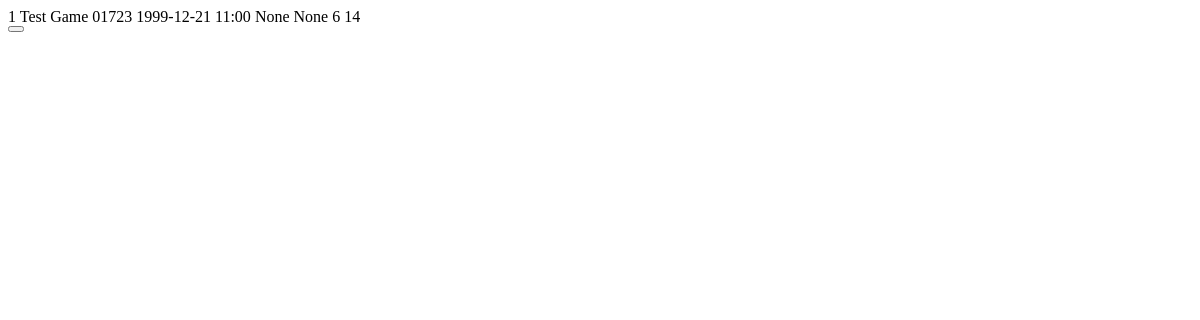
Page /filter_games (signed in) on the earlier database version.
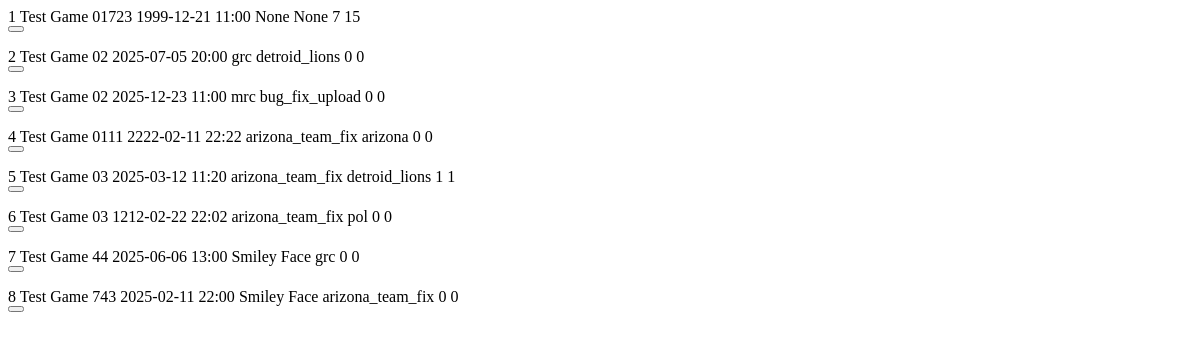
Same page on the later database version.
### app/models/game.py (models this page shows, shortened)
class GameModel(db.Model):
    __tablename__ = 'game'
    id: int = db.Column(db.Integer, primary_key=True)
    name: str = db.Column(db.String(100), nullable=False)
    date: datetime = db.Column(db.DateTime, nullable=False, index=True)
    time: str = db.Column(db.String(20), nullable=False)
    home_team_id: Optional[int] = db.Column(db.Integer, db.ForeignKey('teams.id'), nullable=True, index=True)
    away_team_id: Optional[int] = db.Column(db.Integer, db.ForeignKey('teams.id'), nullable=True, index=True)
    home_team = db.relationship('TeamModel', foreign_keys=[home_team_id], lazy=True)
    away_team = db.relationship('TeamModel', foreign_keys=[away_team_id], lazy=True)
    drives = db.relationship('DriveModel', backref='game', lazy=True, cascade='all, delete-orphan')
    @property
    def total_drives(self) -> int:
        return len(self.drives)
    @property
    def total_plays(self) -> int:
        return sum(len(drive.plays) for drive in self.drives)
    @property
    def home_team_name(self) -> Optional[str]:
        return self.home_team.name if self.home_team else None
    @property
    def away_team_name(self) -> Optional[str]:
        return self.away_team.name if self.away_team else None

### app/models/team.py (models this page shows)
class TeamModel(db.Model):
    __tablename__ = 'teams'
    id = db.Column(db.Integer, primary_key=True)
    name = db.Column(db.String(100), nullable=False, unique=True)  # prevent duplicate team names
    icon = db.Column(db.String(300), nullable=False)  # longer path for future-proofing
    primary_color = db.Column(db.String(20), nullable=False)
    secondary_color = db.Column(db.String(20), nullable=False)

### app/controllers/game.py (the view)
    @login_required
    def filter_games(self):
        selected_team = request.args.get('Team')
        print(selected_team)
        games = GameModel.query
        if selected_team:
            games = games.join(GameModel.away_team).filter(TeamModel.name == selected_team)
        return render_template("game/partials/_game_rows.html", games=games.all())

### app/controllers/user.py (called while the page is built)
    @staticmethod
    def load_user(user_id):
        return UserModel.query.get(int(user_id))

### run.py (called while the page is built)
    def _inject_context(self) -> None:
        @self.app.context_processor
        def inject_teams() -> dict:
            try:
                teams = TeamModel.query.all()
                return dict(teams=teams)
            except Exception as e:
                print(f"[!] Error injecting teams: {str(e)} ({type(e).__name__})")
                return dict(teams=[])

### app/templates/game/partials/_game_rows.html (shortened to what this page needs)
						{% for game in games %}
							<tr>
								<td>{{ game.id }}</td>
								<td>{{ game.name }}</td>
								<td>{{ game.date.strftime('%Y-%m-%d') }} {{ game.time }}</td>
								<td>{{ game.home_team_name }}</td>
								<td>{{ game.away_team_name }}</td>
								<td>{{ game.total_drives }}</td>
								<td>{{ game.total_plays }}</td>
								<td>
									<div class="d-flex align-items-center gap-1">
										{% if current_user.role == 'admin' %}
											<form action="{{ url_for('delete_game', game_id=game.id) }}" method="POST"
												  onsubmit="return confirm('Delete this game?');" class="m-0 p-0">
												<button type="submit" class="btn btn-sm btn-outline-danger" title="Delete Game">
												</button>
											</form>
										{% else %}
											<button class="btn btn-sm btn-outline-secondary" disabled title="Insufficient permissions">
												<i class="fas fa-trash-alt"></i>
											</button>
										{% endif %}
									</div>
								</td>
							</tr>
							{% endfor %}

Differences in the rows shown:
computed for GameModel "Test Game 01723": total_drives "6" → "7"; total_plays "14" → "15"
added GameModel: id "2", name "Test Game 02", date "2025-07-05", time "20:00", home_team_name "grc", away_team_name "detroid_lions", total_drives "0", total_plays "0"
added GameModel: id "3", name "Test Game 02", date "2025-12-23", time "11:00", home_team_name "mrc", away_team_name "bug_fix_upload", total_drives "0", total_plays "0"
added GameModel: id "4", name "Test Game 0111", date "2222-02-11", time "22:22", home_team_name "arizona_team_fix", away_team_name "arizona", total_drives "0", total_plays "0"
added GameModel: id "5", name "Test Game 03", date "2025-03-12", time "11:20", home_team_name "arizona_team_fix", away_team_name "detroid_lions", total_drives "1", total_plays "1"
added GameModel: id "6", name "Test Game 03", date "1212-02-22", time "22:02", home_team_name "arizona_team_fix", away_team_name "pol", total_drives "0", total_plays "0"
added GameModel: id "7", name "Test Game 44", date "2025-06-06", time "13:00", home_team_name "Smiley Face", away_team_name "grc", total_drives "0", total_plays "0"
added GameModel: id "8", name "Test Game 743", date "2025-02-11", time "22:00", home_team_name "Smiley Face", away_team_name "arizona_team_fix", total_drives "0", total_plays "0"
